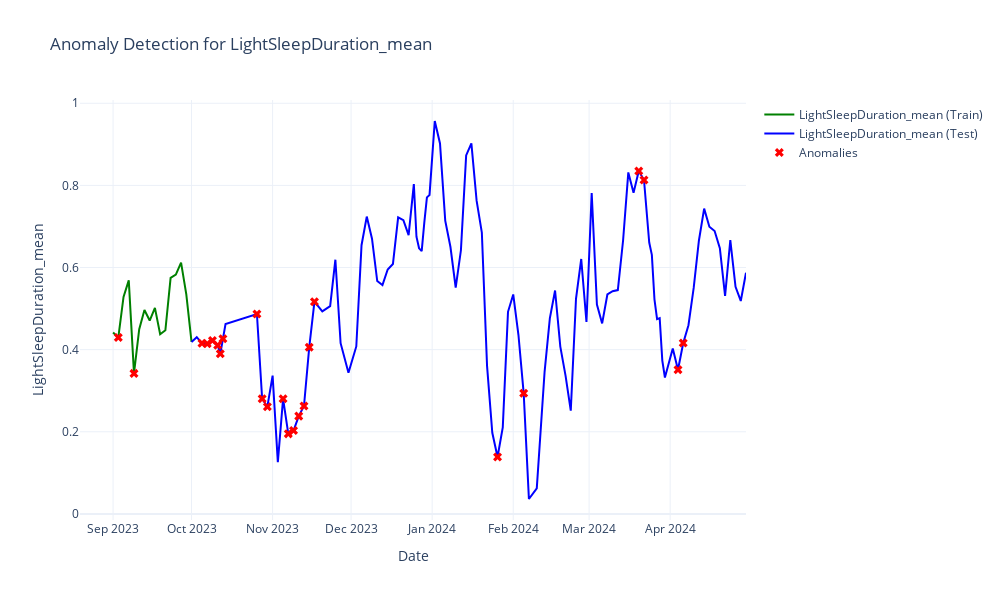
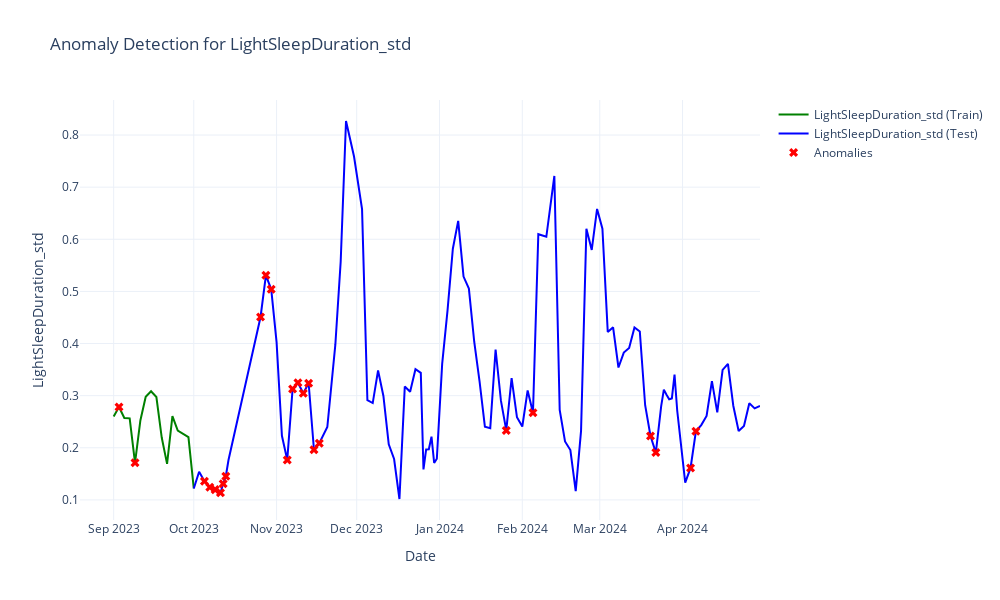
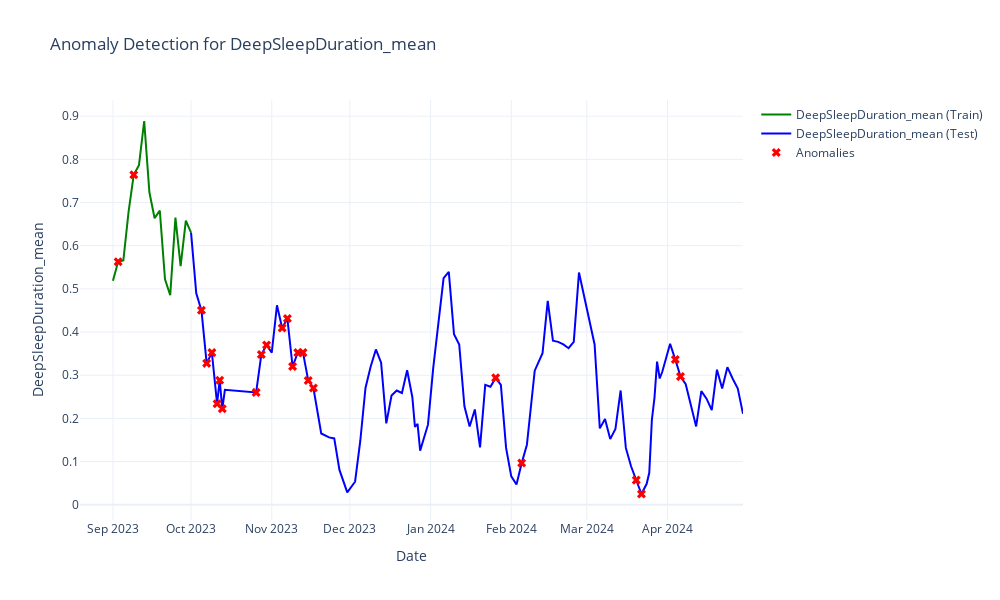
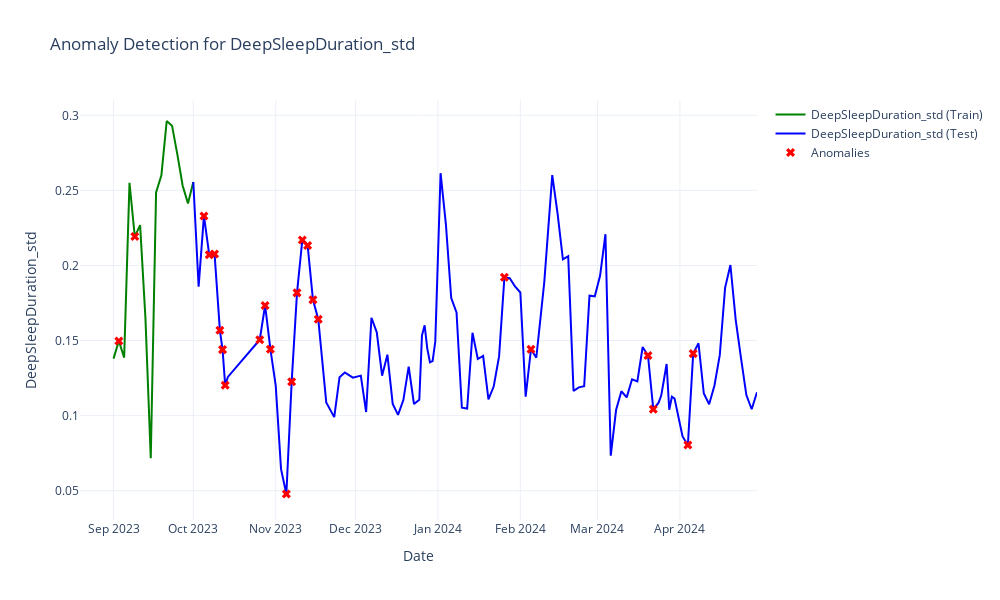

The code cell stored with these charts, in order, in its notebook:
### Markdown cell above
Rifai tutte le anomalie non per colonna ma per tutte le colonne insieme

### Code cell
# Inizializza e allena il modello One-Class SVM
model = OneClassSVM(kernel='poly', nu=0.005, gamma='scale')
model.fit(train_data[columns_for_train_model])

# Predizioni
train_data["anomaly"] = model.predict(train_data[columns_for_train_model])
test_data["anomaly"] = model.predict(test_data[columns_for_train_model])

# Unisci training e test per la visualizzazione
train_data["set"] = "train"
test_data["set"] = "test"

df_combined = pd.concat([train_data, test_data])

# Visualizzazione per ogni feature
for feature in columns_for_train_model:
    fig = go.Figure()

    # Parte di training
    fig.add_trace(go.Scatter(
        x=train_data["FirstDate"],
        y=train_data[feature],
        mode="lines",
        name=f"{feature} (Train)",
        line=dict(color="green", width=2)
    ))

    # Parte di test
    fig.add_trace(go.Scatter(
        x=test_data["FirstDate"],
        y=test_data[feature],
        mode="lines",
        name=f"{feature} (Test)",
        line=dict(color="blue", width=2)
    ))

    # Anomalie
    anomalies = df_combined[df_combined["anomaly"] == -1]
    fig.add_trace(go.Scatter(
        x=anomalies["FirstDate"],
        y=anomalies[feature],
        mode="markers",
        name="Anomalies",
        marker=dict(color="red", size=8, symbol="x")
    ))

    # Layout del grafico
    fig.update_layout(
        title=f"Anomaly Detection for {feature}",
        xaxis_title="Date",
        yaxis_title=feature,
        template="plotly_white",
        showlegend=True,
        height=600,
        width=1000
    )

    # Mostra il grafico
    fig.show()
